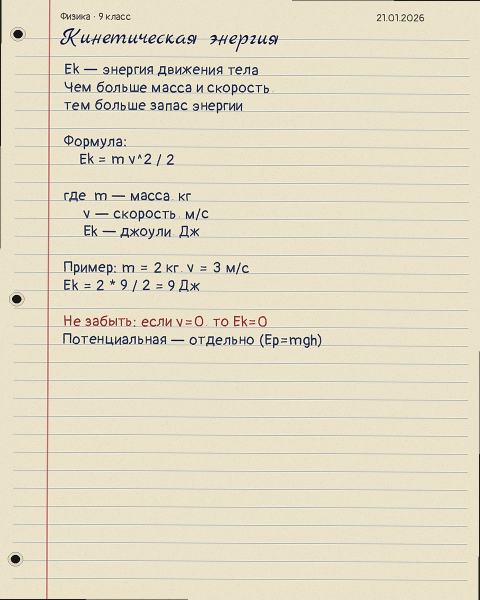
#> input picture web/assets/loupe/raw.jpg, 960 x 1200 px (shown at 1/2 size)
$ python -i illumination.py   (imports and definitions only)
#> lines starting #> are read from the running program, lines starting #| are printed output that depends on the picture; after the words box and inside, x2 and y2 are one past the last pixel; in counts of white or black regions, pixels touching at a corner belong together
### app/core/logging.py
# ### FILE: app/core/logging.py
"""
Structured Telemetry and Logging Infrastructure for Smart Notes.
Configures uniform console output with timestamps, modules, and log levels.
"""

import logging
import sys
from typing import Optional


# [29 lines left out: function setup_logging, not called in this run]


def get_logger(name: Optional[str] = None) -> logging.Logger:
    """Return a named logger configured with root application parameters."""
    return logging.getLogger(name or "smart_notes")

### app/cv/illumination.py
# ### FILE: app/cv/illumination.py
"""
Illumination Equalization, Shadow Removal, and Adaptive Binarization.
Restores non-uniform lighting and suppresses background paper noise.
"""

from typing import Tuple
import numpy as np
import cv2
from app.core.exceptions import ImageProcessingException
from app.core.logging import get_logger

logger = get_logger(__name__)


def remove_non_uniform_lighting(gray: np.ndarray, kernel_size: int = 51) -> np.ndarray:
    """
    Estimate background illumination using morphological closing with a large elliptical kernel,
    then apply division normalization to balance gradients across the page.
    """
#> called with kernel_size = 45
    if kernel_size % 2 == 0:
        kernel_size += 1

    kernel = cv2.getStructuringElement(cv2.MORPH_ELLIPSE, (kernel_size, kernel_size))
    # Closing captures background paper intensity beneath dark handwriting
    background = cv2.morphologyEx(gray, cv2.MORPH_CLOSE, kernel)

    # Prevent division by zero
    background = np.maximum(background, 1)

    # Division normalization: (gray / background) * 255
    normalized = cv2.divide(gray, background, scale=255)
    return normalized.astype(np.uint8)


def enhance_contrast_clahe(gray: np.ndarray, clip_limit: float = 2.0, tile_grid: Tuple[int, int] = (8, 8)) -> np.ndarray:
    """
    Apply Contrast Limited Adaptive Histogram Equalization (CLAHE)
    to boost faint pencil/pen ink marks.
    """
    clahe = cv2.createCLAHE(clipLimit=clip_limit, tileGridSize=tile_grid)
    return clahe.apply(gray)


def suppress_shadows_and_denoise(image: np.ndarray) -> np.ndarray:
    """
    Suppresses uneven lighting and phone camera shadows:
    1. Converts to LAB color space.
    2. Applies CLAHE and morphological normalization on L-channel.
    3. Bilateral filtering to smooth gradient shadows while keeping sharp edges.
    """
    try:
        if len(image.shape) == 3:
            lab = cv2.cvtColor(image, cv2.COLOR_BGR2LAB)
            l_channel, a_channel, b_channel = cv2.split(lab)
        else:
            l_channel = image.copy()
            a_channel, b_channel = None, None

        # Normalize illumination on luminance
        norm_l = remove_non_uniform_lighting(l_channel, kernel_size=45)
        enhanced_l = enhance_contrast_clahe(norm_l, clip_limit=2.5)

        # Bilateral filter for edge-preserving denoising
        denoised_l = cv2.bilateralFilter(enhanced_l, d=7, sigmaColor=50, sigmaSpace=50)

        if a_channel is not None and b_channel is not None:
            merged_lab = cv2.merge([denoised_l, a_channel, b_channel])
            equalized_bgr = cv2.cvtColor(merged_lab, cv2.COLOR_LAB2BGR)
            return equalized_bgr

        return denoised_l

    except Exception as exc:
        logger.error("Shadow suppression failed: %s", exc)
        raise ImageProcessingException(step="suppress_shadows_and_denoise", reason=str(exc)) from exc


def sauvola_threshold(
    gray: np.ndarray,
    window_size: int = 35,
    k: float = 0.22,
    r: float = 128.0,
) -> np.ndarray:
    """
    Sauvola Binarization: The gold standard adaptive thresholding algorithm
    for degraded manuscripts, uneven phone camera shadows, and varied pen ink.
    Calculates O(1) local mean and standard deviation per pixel using cv2.boxFilter.
    Formula: T(x, y) = m(x, y) * [1 + k * (s(x, y) / R - 1)]
    """
#> called with window_size = 35, k = 0.22, r = 128
    if window_size % 2 == 0:
        window_size += 1

    gray_f = gray.astype(np.float32)
    # Local mean via uniform box filter
    mean = cv2.boxFilter(
        gray_f, ddepth=-1, ksize=(window_size, window_size), borderType=cv2.BORDER_REFLECT
    )
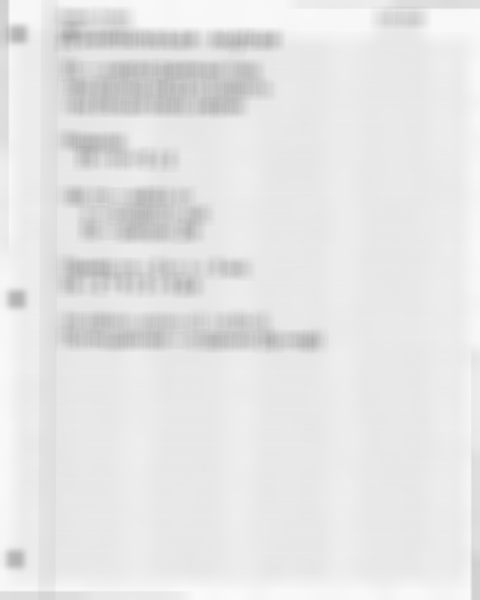
#> mean: shape (1200, 960) float32 (shown at 1/2 size); min 167.3, max 250.2, mean 229.4
    # Local mean of squares
    sq_mean = cv2.boxFilter(
        gray_f * gray_f, ddepth=-1, ksize=(window_size, window_size), borderType=cv2.BORDER_REFLECT
    )
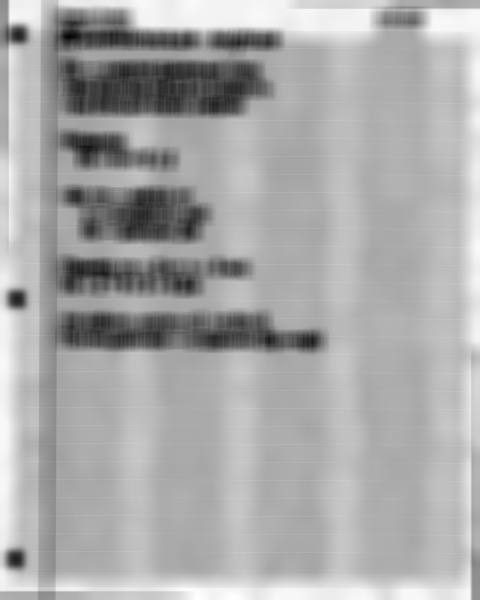
#> sq_mean: shape (1200, 960) float32 (shown at 1/2 size); min 36271.9, max 62608.6, mean 53753.6; drawn with min black and max white
    # Local variance: Var = E[X^2] - (E[X])^2
    variance = np.maximum(0.0, sq_mean - (mean * mean))
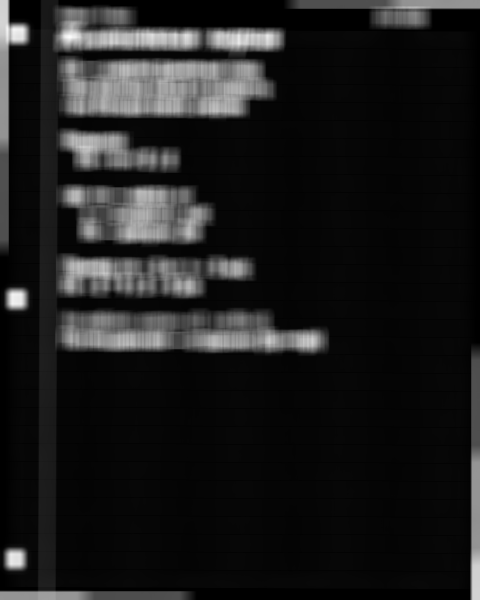
#> variance: shape (1200, 960) float32 (shown at 1/2 size); min 3.76, max 8321.2, mean 950.2; drawn with min black and max white
    std_dev = np.sqrt(variance)
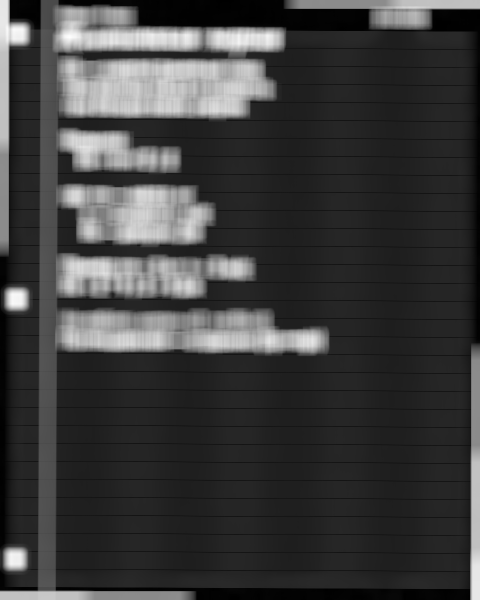
#> std_dev: shape (1200, 960) float32 (shown at 1/2 size); min 1.94, max 91.22, mean 23.5; drawn with min black and max white

    # Sauvola threshold map
    threshold_map = mean * (1.0 + k * ((std_dev / r) - 1.0))
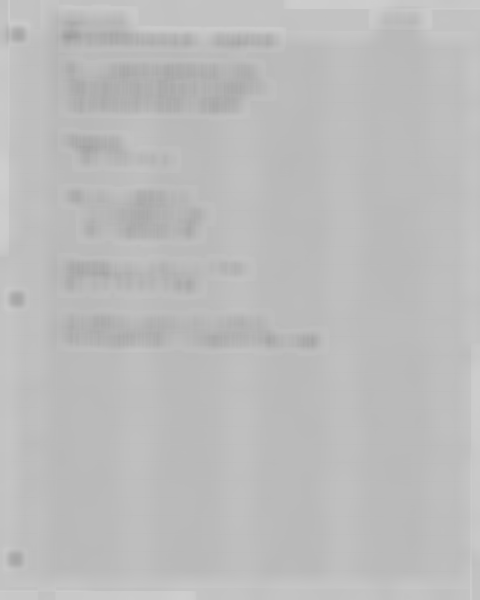
#> threshold_map: shape (1200, 960) float32 (shown at 1/2 size); min 156.7, max 206.4, mean 187.8

    # Ink is darker than background (gray_f < threshold_map) -> foreground = 255
    binary = np.where(gray_f < threshold_map, 255, 0).astype(np.uint8)
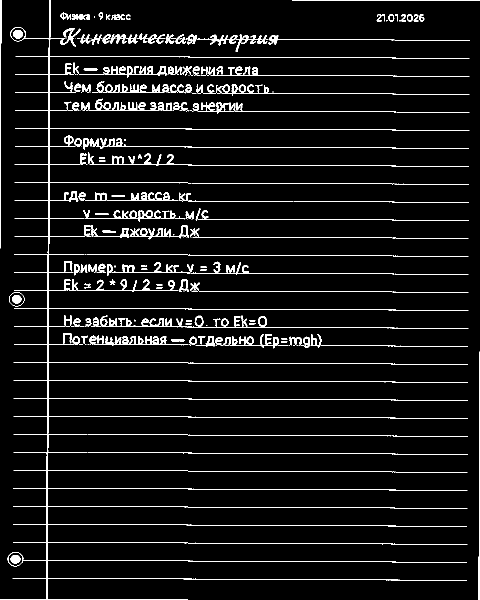
#> binary: shape (1200, 960) (shown at 1/2 size); 5.5% white in thin lines or dots
    return binary


def adaptive_binarize(gray: np.ndarray) -> np.ndarray:
    """
    Produce high-contrast binary mask where ink text is 255 (foreground)
    and paper background is 0 (background).
    Combines division normalization and Sauvola adaptive thresholding.
    """
    try:
        if gray is None or gray.size == 0:
            return gray
        if gray.ndim == 3:
            gray = cv2.cvtColor(gray, cv2.COLOR_BGR2GRAY)

        # 1. Morphological illumination division normalization
        normalized = remove_non_uniform_lighting(gray, kernel_size=45)
        if normalized.ndim == 3:
            normalized = cv2.cvtColor(normalized, cv2.COLOR_BGR2GRAY)

        # 2. Fast Sauvola local adaptive thresholding
        binary_sauvola = sauvola_threshold(normalized, window_size=35, k=0.22, r=128.0)

        # 3. Adaptive Gaussian thresholding for subtle stroke junctions
        binary_adapt = cv2.adaptiveThreshold(
            normalized,
            255,
            cv2.ADAPTIVE_THRESH_GAUSSIAN_C,
            cv2.THRESH_BINARY_INV,
            blockSize=31,
            C=10,
        )
#> binary_adapt: shape (1200, 960); 6.9% white in thin lines or dots

        # 4. Otsu thresholding as broad sanity check
        _, binary_otsu = cv2.threshold(
            normalized, 0, 255, cv2.THRESH_BINARY_INV + cv2.THRESH_OTSU
        )
#> binary_otsu: shape (1200, 960); 4.7% white in thin lines or dots

        # Blend Sauvola with adaptive Gaussian: Sauvola eliminates shadow blobs while
        # keeping delicate cursive loops
        combined = cv2.bitwise_or(binary_sauvola, cv2.bitwise_and(binary_adapt, binary_otsu))
#> combined: shape (1200, 960); 5.5% white in thin lines or dots

        # 5. Clean noise: remove isolated 1-pixel salt-and-pepper specks
        clean_kernel = cv2.getStructuringElement(cv2.MORPH_RECT, (2, 2))
        cleaned = cv2.morphologyEx(combined, cv2.MORPH_OPEN, clean_kernel)
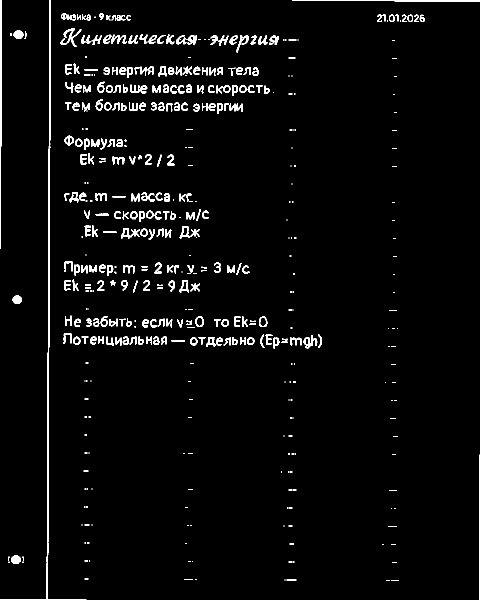
#> cleaned: shape (1200, 960) (shown at 1/2 size); 3.2% white; 458 white regions (194 under 20 px), largest, box (x1, y1, x2, y2) and area: (0, 0, 173, 1200) 3699, (0, 0, 4, 498) 1377, (585, 0, 960, 3) 921

        return cleaned

    except Exception as exc:
        logger.error("Adaptive binarization failed: %s", exc)
        raise ImageProcessingException(step="adaptive_binarize", reason=str(exc)) from exc

>>> import cv2
>>> picture = cv2.imread('../../web/assets/loupe/raw.jpg', cv2.IMREAD_GRAYSCALE)
>>> result = adaptive_binarize(picture)
